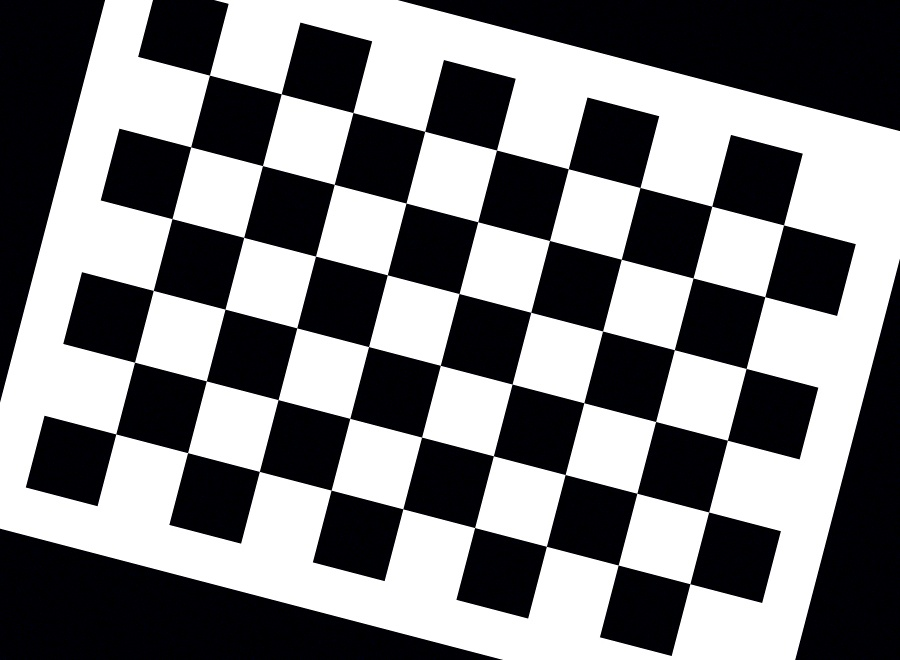
#> input picture 2025-06-22_taller_calibracion_camaras/python/imagenes/calibracion_una_camara/calibracion_01.jpg, 900 x 660 px; its folder holds only this picture in this run
$ python calibracion_una_camara.py
#> lines starting #> are read from the running program, lines starting #| are printed output that depends on the picture; after the words box and inside, x2 and y2 are one past the last pixel; in counts of white or black regions, pixels touching at a corner belong together; long printed decimals are rounded
"""
Calibración de una cámara utilizando un patrón de tablero de ajedrez
"""

import numpy as np
import cv2
import glob
import os
import matplotlib.pyplot as plt

def calibrar_una_camara(directorio_imagenes, patron_filas, patron_columnas, tamano_cuadro=1.0, mostrar_proceso=True, guardar_resultados=True):
    """
    Realiza la calibración de una cámara usando un conjunto de imágenes de un patrón de tablero de ajedrez.

    Args:
        directorio_imagenes: Ruta a las imágenes del patrón
        patron_filas: Número de esquinas internas en filas del patrón
        patron_columnas: Número de esquinas internas en columnas del patrón
        tamano_cuadro: Tamaño de cada cuadro del patrón (en unidades arbitrarias, por defecto 1.0)
        mostrar_proceso: Si es True, muestra imágenes del proceso
        guardar_resultados: Si es True, guarda imágenes y parámetros de calibración

    Returns:
        ret: Valor RMS del error de reproyección
        mtx: Matriz de la cámara
        dist: Coeficientes de distorsión
        rvecs: Vectores de rotación
        tvecs: Vectores de traslación
    """
#> called with patron_filas = 6, patron_columnas = 9, tamano_cuadro = 1, mostrar_proceso = True, guardar_resultados = True
    # Preparar puntos del objeto (0,0,0), (1,0,0), (2,0,0) ....,(8,5,0)
    objp = np.zeros((patron_filas * patron_columnas, 3), np.float32)
    objp[:,:2] = np.mgrid[0:patron_columnas, 0:patron_filas].T.reshape(-1, 2) * tamano_cuadro

    # Arrays para almacenar puntos del objeto y puntos de la imagen de todas las imágenes
    objpoints = [] # puntos 3D en el espacio real (sistema de coordenadas del objeto)
    imgpoints = [] # puntos 2D en el plano de la imagen    # Lista de todas las imágenes de calibración
    imagenes = glob.glob(os.path.join(directorio_imagenes, '*.jpg'))

    # Verificar si hay imágenes disponibles
    if len(imagenes) == 0:
        print(f"No se encontraron imágenes JPG en {directorio_imagenes}")
        print("Asegúrese de que las imágenes de calibración existan antes de ejecutar este script.")
        return None, None, None, None, None

    # Contador para nombrar las imágenes resultantes
    contador_imagen = 0

    # Crear directorio para resultados si no existe
    if guardar_resultados:
        directorio_resultados = '../../resultados_una_camara'
        os.makedirs(directorio_resultados, exist_ok=True)

    # Variable para almacenar dimensiones de imagen para calibración
    img_shape = None
    valid_images_found = False
      # Procesar cada imagen para detectar esquinas
    for imagen_path in imagenes:
        img = cv2.imread(imagen_path)
#> img is the input picture: shape (660, 900, 3); mean B, G, R 128.1, 126.1, 126.3
        if img is None:
            print(f"No se pudo leer la imagen: {imagen_path}")
            continue

        gray = cv2.cvtColor(img, cv2.COLOR_BGR2GRAY)
        if img_shape is None:
            img_shape = gray.shape[::-1]  # Guardar dimensiones para calibración

        # Buscar esquinas del patrón
        ret, corners = cv2.findChessboardCorners(gray, (patron_columnas, patron_filas), None)
#> ret = True; corners = 54 rows, first 8: [209.4, 75.17], [281.2, 93.81], [352.9, 112.6], [424.6, 131.3], [496.5, 150], [568.4, 168.8], [640, 187.5], [711.7, 206.2]

        # Si se encuentran las esquinas, se añaden a los arrays
        if ret:
            valid_images_found = True
            objpoints.append(objp)

            # Refinar las esquinas encontradas
            criteria = (cv2.TERM_CRITERIA_EPS + cv2.TERM_CRITERIA_MAX_ITER, 30, 0.001)
            corners2 = cv2.cornerSubPix(gray, corners, (11, 11), (-1, -1), criteria)
#> corners2 = 54 rows, first 8: [209.4, 75.16], [281.2, 93.81], [352.9, 112.6], [424.7, 131.3], [496.5, 150], [568.3, 168.7], [640, 187.5], [711.7, 206.2]
            imgpoints.append(corners2)

            # Dibujar y mostrar las esquinas
            if mostrar_proceso or guardar_resultados:
                cv2.drawChessboardCorners(img, (patron_columnas, patron_filas), corners2, ret)
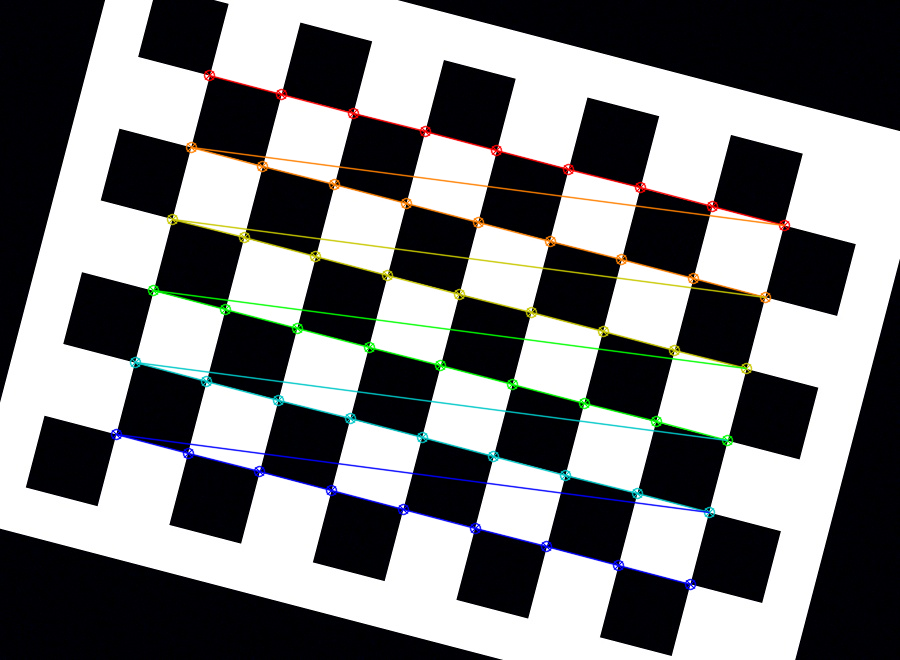
#> img: shape (660, 900, 3); 3.97% of pixels changed, all inside (x1, y1, x2, y2) = (110, 69, 791, 591)

                if mostrar_proceso:
                    cv2.imshow('Esquinas detectadas', img)
                    cv2.waitKey(500)

                if guardar_resultados:
                    cv2.imwrite(os.path.join(directorio_resultados, f'patron_variacion_{contador_imagen}_esquinas.jpg'), img)

                contador_imagen += 1

    if mostrar_proceso:
        cv2.destroyAllWindows()    # Verificar si se encontraron suficientes puntos para calibración
    if len(objpoints) == 0 or not valid_images_found:
        print("No se detectaron esquinas del patrón en ninguna imagen.")
        return None, None, None, None, None

    if img_shape is None:
        print("Error: No se pudo obtener el tamaño de la imagen.")
        return None, None, None, None, None    # Calibrar la cámara
    if len(objpoints) > 0 and valid_images_found and img_shape is not None:
        ret, mtx, dist, rvecs, tvecs = cv2.calibrateCamera(
            objpoints, imgpoints, img_shape, None, None
        )
#> ret = 0.03; mtx = [[426498.4, 0, 449.5], [0, 426461.2, 329.5], [0, 0, 1]]; dist = [[-37.04, -2.81e-05, -0.00228, 0.0034, -1.93e-11]]; rvecs = ([-0.00018, -0.0126, 0.255],); tvecs = ([-3.24, -3.43, 5749.9],)
    else:
        print("Error: No hay suficientes datos para calibrar la cámara.")
        return None, None, None, None, None

    # Calcular el error de reproyección
    mean_error = 0
    for i in range(len(objpoints)):
        imgpoints2, _ = cv2.projectPoints(objpoints[i], rvecs[i], tvecs[i], mtx, dist)
        error = cv2.norm(imgpoints[i], imgpoints2, cv2.NORM_L2) / len(imgpoints2)
        mean_error += error
#> this loop made 1 pass
#> (error, mean_error) on pass 1: (0.00408, 0.00408)
#> after the loop, mean_error = 0.00408

    print(f"Error total de reproyección: {mean_error/len(objpoints)}")
#| Error total de reproyección: 0.004079

    # Guardar los parámetros de calibración
    if guardar_resultados:
        np.savez(os.path.join(directorio_resultados, 'parametros_calibracion.npz'),
                 camera_matrix=mtx,
                 dist_coeffs=dist,
                 rvecs=rvecs,
                 tvecs=tvecs)

        # Visualizar y guardar un ejemplo de corrección de distorsión
        for i, imagen_path in enumerate(imagenes[:1]):  # Usar solo la primera imagen como ejemplo
            img = cv2.imread(imagen_path)
            h, w = img.shape[:2]

            # Obtener nuevos parámetros de cámara
            newcameramtx, roi = cv2.getOptimalNewCameraMatrix(mtx, dist, (w,h), 1, (w,h))
#> newcameramtx = [[426469.9, 0, 449.5], [0, 426431.1, 329.5], [0, 0, 1]]; roi = (0, 0, 899, 659)

            # Corrección de distorsión
            dst = cv2.undistort(img, mtx, dist, None, newcameramtx)

            # Recortar la región de interés
            x, y, w, h = roi
#> x = 0; y = 0; w = 899; h = 659
            dst = dst[y:y+h, x:x+w]
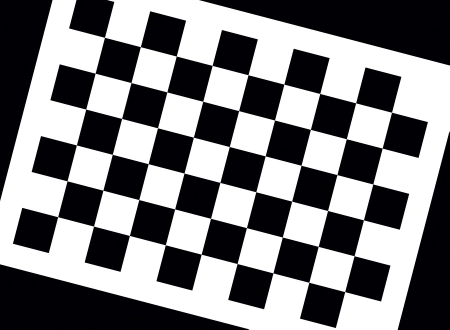
#> dst: shape (659, 899, 3) (shown at 1/2 size); mean B, G, R 128.3, 126.3, 126.4

            # Guardar resultado
            cv2.imwrite(os.path.join(directorio_resultados, 'patron_calibracion_reproyeccion.jpg'), dst)

            # Mostrar resultados de reproyección para verificación visual
            fig, (ax1, ax2) = plt.subplots(1, 2, figsize=(12, 6))
            ax1.imshow(cv2.cvtColor(img, cv2.COLOR_BGR2RGB))
            ax1.set_title('Imagen Original')
            ax1.axis('off')

            ax2.imshow(cv2.cvtColor(dst, cv2.COLOR_BGR2RGB))
            ax2.set_title('Imagen Corregida')
            ax2.axis('off')

            plt.tight_layout()
            plt.savefig(os.path.join(directorio_resultados, 'comparacion_distorsion.jpg'))
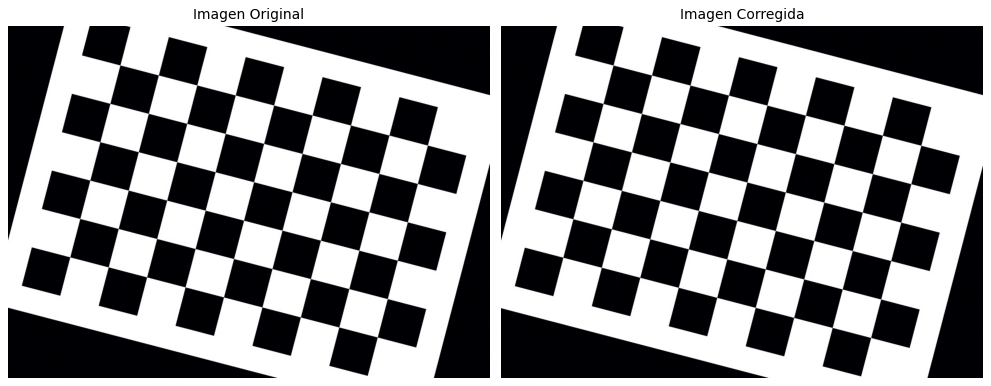
#> figure drawn by matplotlib, 2 panels

            if mostrar_proceso:
                plt.show()

    return ret, mtx, dist, rvecs, tvecs

if __name__ == "__main__":
    # Parámetros de calibración
    # Obtener la ruta absoluta del directorio actual
    directorio_actual = os.path.dirname(os.path.abspath(__file__))
    directorio_imagenes = os.path.join(directorio_actual, "..", "imagenes", "calibracion_una_camara")

    # Verificar que exista el directorio
    if not os.path.exists(directorio_imagenes):
        os.makedirs(directorio_imagenes, exist_ok=True)
        print(f"Creado el directorio {directorio_imagenes}")
        print("Por favor, coloque imágenes de calibración en este directorio antes de ejecutar la calibración.")
        exit(1)

    patron_filas = 6      # Número de esquinas internas en filas
    patron_columnas = 9   # Número de esquinas internas en columnas
    tamano_cuadro = 1.0   # Tamaño de cuadro en unidades arbitrarias (ej. cm)

    # Ejecutar calibración
    ret, mtx, dist, rvecs, tvecs = calibrar_una_camara(
        directorio_imagenes,
        patron_filas,
        patron_columnas,
        tamano_cuadro,
        mostrar_proceso=True,
        guardar_resultados=True
    )
#> ret = 0.03; dist = [[-37.04, -2.81e-05, -0.00228, 0.0034, -1.93e-11]]; rvecs = ([-0.00018, -0.0126, 0.255],); tvecs = ([-3.24, -3.43, 5749.9],)

    # Verificar si la calibración fue exitosa
    if mtx is None:
        print("No se pudo completar la calibración. Por favor, verifique las imágenes de calibración.")
        exit(1)

    # Mostrar resultados
    print("Calibración de cámara completada")
    print(f"Error de reproyección: {ret}")
#| Error de reproyección: 0.02997
    print("\nMatriz de cámara:")
    print(mtx)
#| [[4.26498388e+05 0.00000000e+00 4.49508165e+02]
#|  [0.00000000e+00 4.26461150e+05 3.29498679e+02]
#|  [0.00000000e+00 0.00000000e+00 1.00000000e+00]]
    print("\nCoeficientes de distorsión:")
    print(dist)
#| [[-3.70389860e+01 -2.81207230e-05 -2.28424976e-03  3.40111576e-03
#|   -1.92918683e-11]]

    print("\nLos resultados han sido guardados en la carpeta 'resultados_una_camara'")

$ run again, on 2025-06-22_taller_calibracion_camaras/python/imagenes/calibracion_una_camara/calibracion_11.jpg
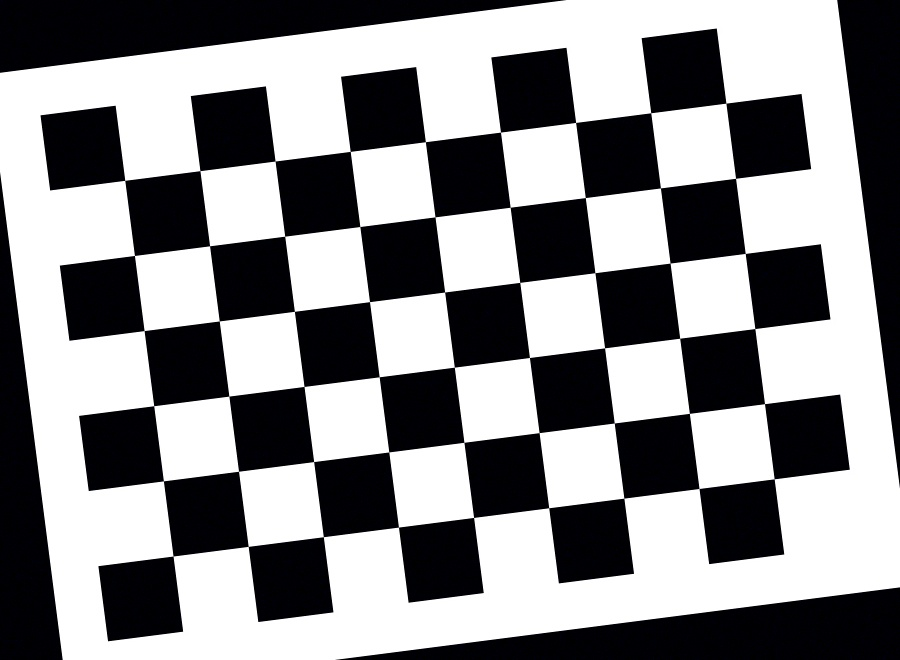
#> input picture 2025-06-22_taller_calibracion_camaras/python/imagenes/calibracion_una_camara/calibracion_11.jpg, 900 x 660 px
#> in calibrar_una_camara, img is the input picture: shape (660, 900, 3); mean B, G, R 139.8, 138, 138.1
#> in calibrar_una_camara, `ret, corners = cv2.findChessboardCorners(gray, (patron_columnas, patro..`: ret = True; corners = 54 rows, first 8: [124.7, 180.4], [199.9, 170.6], [275.2, 161.1], [350.3, 151.5], [425.4, 141.7], [500.5, 132.2], [575.6, 122.5], [650.7, 112.6]
#> corners2 = 54 rows, first 8: [124.7, 180.4], [199.9, 170.6], [275.1, 161], [350.3, 151.4], [425.4, 141.7], [500.5, 132.1], [575.6, 122.5], [650.7, 112.7]
#> in calibrar_una_camara, `cv2.drawChessboardCorners(img, (patron_columnas, patron_filas), corner..`:
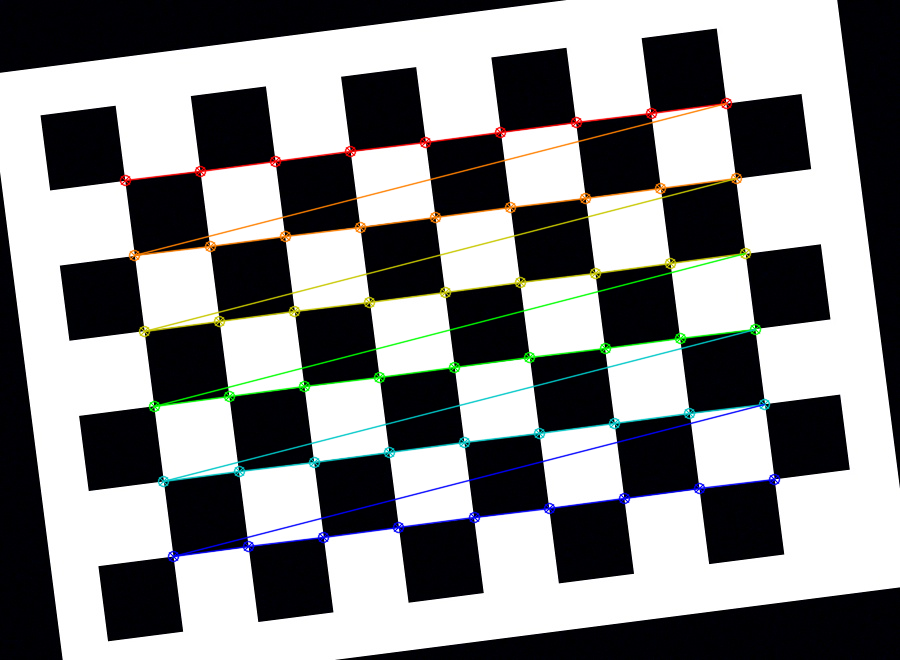
#> img: shape (660, 900, 3); 4.05% of pixels changed, all inside (x1, y1, x2, y2) = (119, 97, 781, 563)
#> in calibrar_una_camara, `ret, mtx, dist, rvecs, tvecs = cv2.calibrateCamera( objpoints, imgpoin..`: ret = 0.0597; mtx = [[132901, 0, 449.6], [0, 132809.7, 329.5], [0, 0, 1]]; dist = [[-9.41, -0.000114, -0.000488, 0.00991, -9.39e-10]]; rvecs = ([0.00138, -0.0364, -0.128],); tvecs = ([-4.28, -1.97, 1752.9],)
#> the loop in calibrar_una_camara, `for i in range(len(objpoints)):` made 1 pass
#> (error, mean_error) on pass 1: (0.00813, 0.00813)
#> after the loop in calibrar_una_camara, `for i in range(len(objpoints)):`: mean_error = 0.00813
#| Error total de reproyección: 0.008126
#> newcameramtx = [[132878.6, 0, 449.6], [0, 132778.8, 329.5], [0, 0, 1]]; roi = (0, 0, 899, 659)
#> in calibrar_una_camara, `x, y, w, h = roi`: x = 0; w = 899; h = 659
#> in calibrar_una_camara, `plt.savefig(os.path.join(directorio_resultados, 'comparacion_distorsio..`:
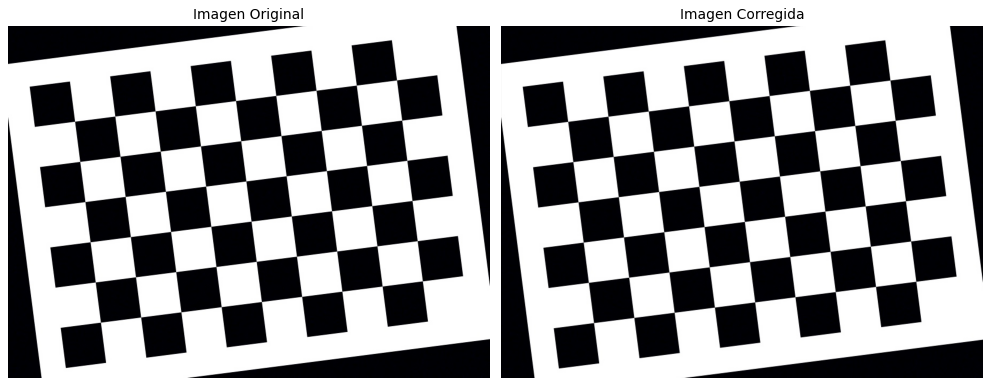
#> figure drawn by matplotlib, 2 panels
#> `ret, mtx, dist, rvecs, tvecs = calibrar_una_camara( directorio_imagene..`: ret = 0.0597; rvecs = ([0.00138, -0.0364, -0.128],); tvecs = ([-4.28, -1.97, 1752.9],)
#| Error de reproyección: 0.05971
#| [[1.32900982e+05 0.00000000e+00 4.49596377e+02]
#|  [0.00000000e+00 1.32809736e+05 3.29500047e+02]
#|  [0.00000000e+00 0.00000000e+00 1.00000000e+00]]
#| [[-9.41240553e+00 -1.13881641e-04 -4.88304330e-04  9.90620318e-03
#|   -9.38589961e-10]]

$ run again, on 2025-06-22_taller_calibracion_camaras/python/imagenes/calibracion_una_camara/calibracion_12.jpg
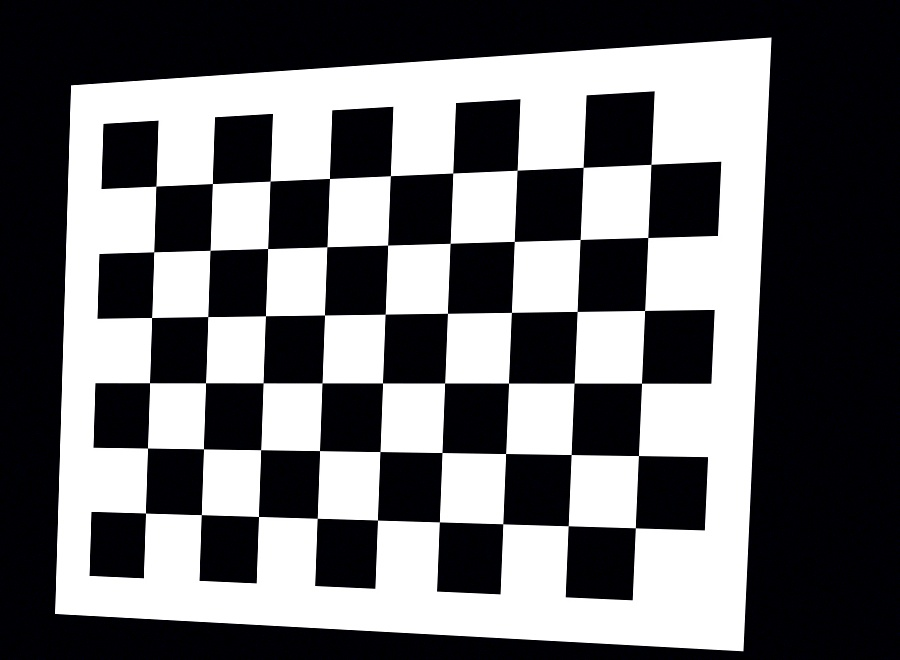
#> input picture 2025-06-22_taller_calibracion_camaras/python/imagenes/calibracion_una_camara/calibracion_12.jpg, 900 x 660 px
#> in calibrar_una_camara, img is the input picture: shape (660, 900, 3); mean B, G, R 108.7, 106.4, 106.6
#> in calibrar_una_camara, `ret, corners = cv2.findChessboardCorners(gray, (patron_columnas, patro..`: ret = True; corners = 54 rows, first 8: [156, 186.5], [212.4, 185.3], [271.7, 180.3], [329.6, 178.1], [390.4, 174.6], [454.6, 172.8], [517, 170.4], [583.7, 166.8]
#> corners2 = 54 rows, first 8: [155.8, 186.2], [212.5, 183.5], [270.2, 181.2], [329.5, 178.5], [390.4, 175.6], [452.7, 173.1], [517.2, 170.3], [583.2, 167.4]
#> in calibrar_una_camara, `cv2.drawChessboardCorners(img, (patron_columnas, patron_filas), corner..`:
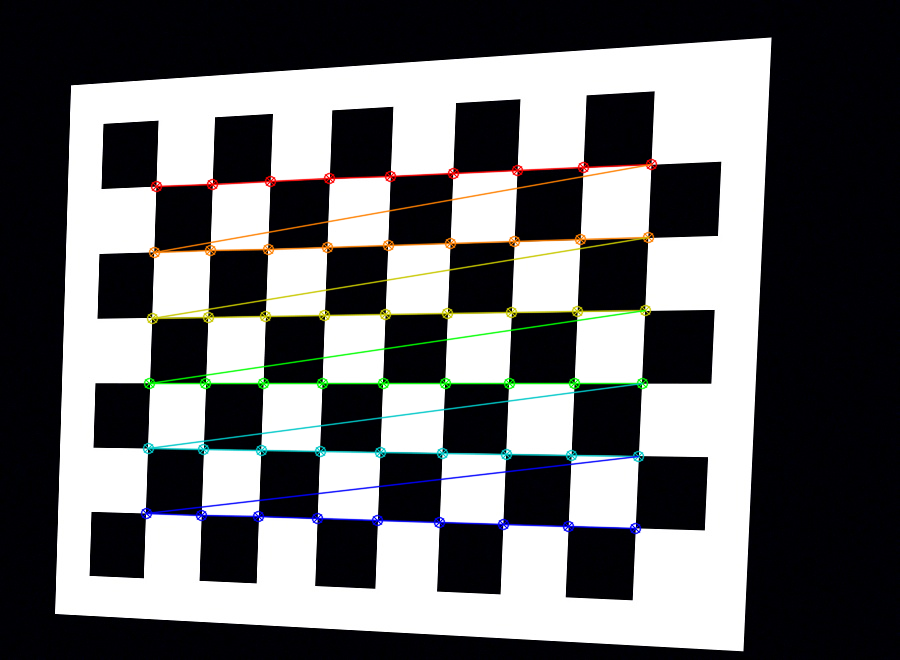
#> img: shape (660, 900, 3); 3.48% of pixels changed, all inside (x1, y1, x2, y2) = (140, 158, 658, 535)
#> in calibrar_una_camara, `ret, mtx, dist, rvecs, tvecs = cv2.calibrateCamera( objpoints, imgpoin..`: ret = 0.334; mtx = [[4119.2, 0, 491.4], [0, 3445.9, 322.4], [0, 0, 1]]; dist = [[-0.251, 58.17, -0.0513, 0.00348, -4018]]; rvecs = ([-0.0667, 0.706, 0.0107],); tvecs = ([-4.26, -2.06, 52.56],)
#> the loop in calibrar_una_camara, `for i in range(len(objpoints)):` made 1 pass
#> (error, mean_error) on pass 1: (0.0454, 0.0454)
#> after the loop in calibrar_una_camara, `for i in range(len(objpoints)):`: mean_error = 0.0454
#| Error total de reproyección: 0.04544
#> newcameramtx = [[3948.5, 0, 498.5], [0, 3315.6, 311.7], [0, 0, 1]]; roi = (26, 6, 861, 635)
#> in calibrar_una_camara, `x, y, w, h = roi`: x = 26; y = 6; w = 861; h = 635
#> in calibrar_una_camara, `plt.savefig(os.path.join(directorio_resultados, 'comparacion_distorsio..`:
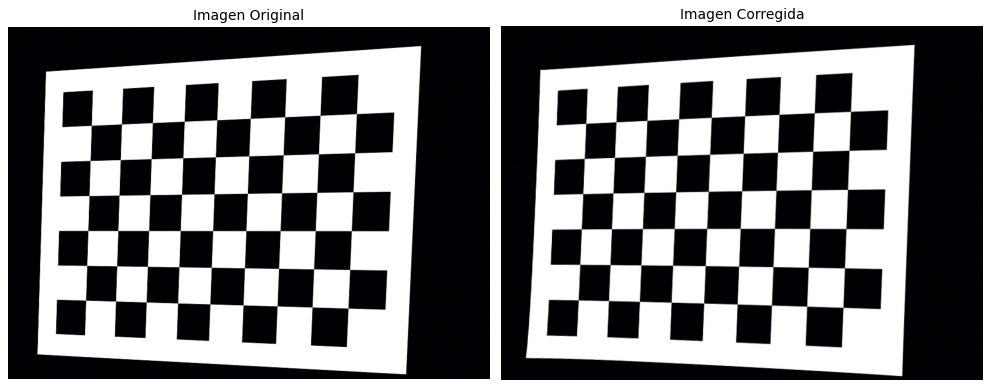
#> figure drawn by matplotlib, 2 panels
#> `ret, mtx, dist, rvecs, tvecs = calibrar_una_camara( directorio_imagene..`: ret = 0.334; dist = [[-0.251, 58.17, -0.0513, 0.00348, -4018]]; rvecs = ([-0.0667, 0.706, 0.0107],); tvecs = ([-4.26, -2.06, 52.56],)
#| Error de reproyección: 0.3339
#| [[4.11921342e+03 0.00000000e+00 4.91382956e+02]
#|  [0.00000000e+00 3.44590142e+03 3.22416527e+02]
#|  [0.00000000e+00 0.00000000e+00 1.00000000e+00]]
#| [[-2.50950451e-01  5.81653834e+01 -5.12808218e-02  3.48424660e-03
#|   -4.01800301e+03]]
